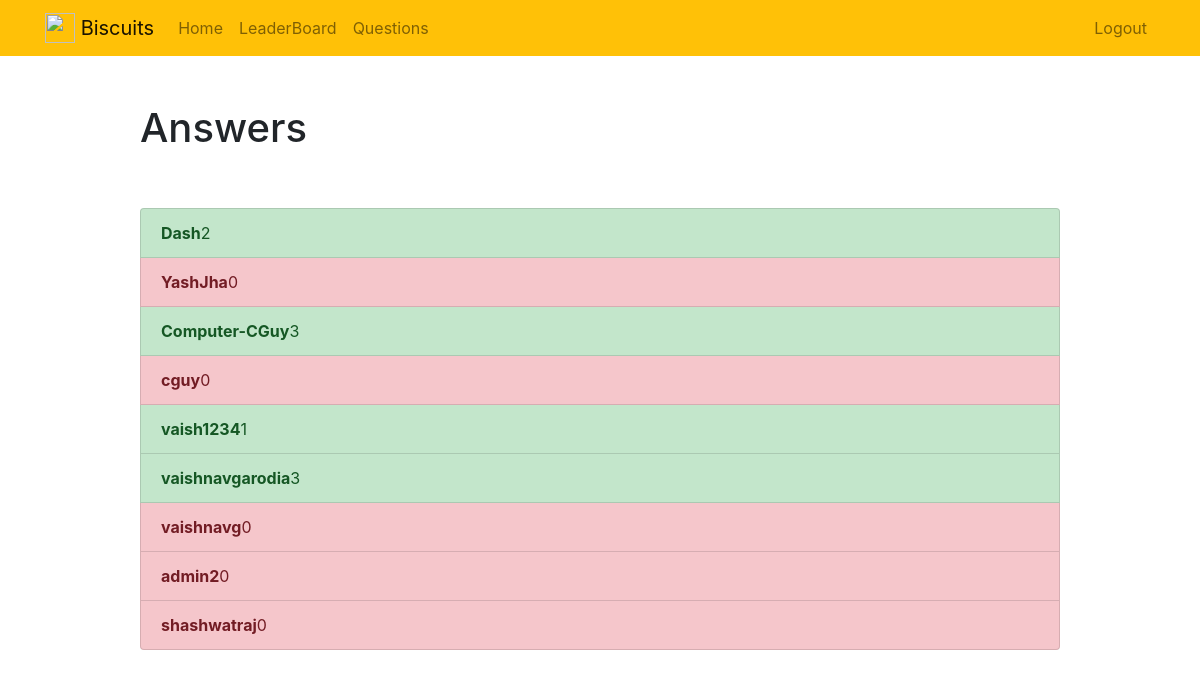
Page /checkanswers/ (signed in) on the earlier database version.
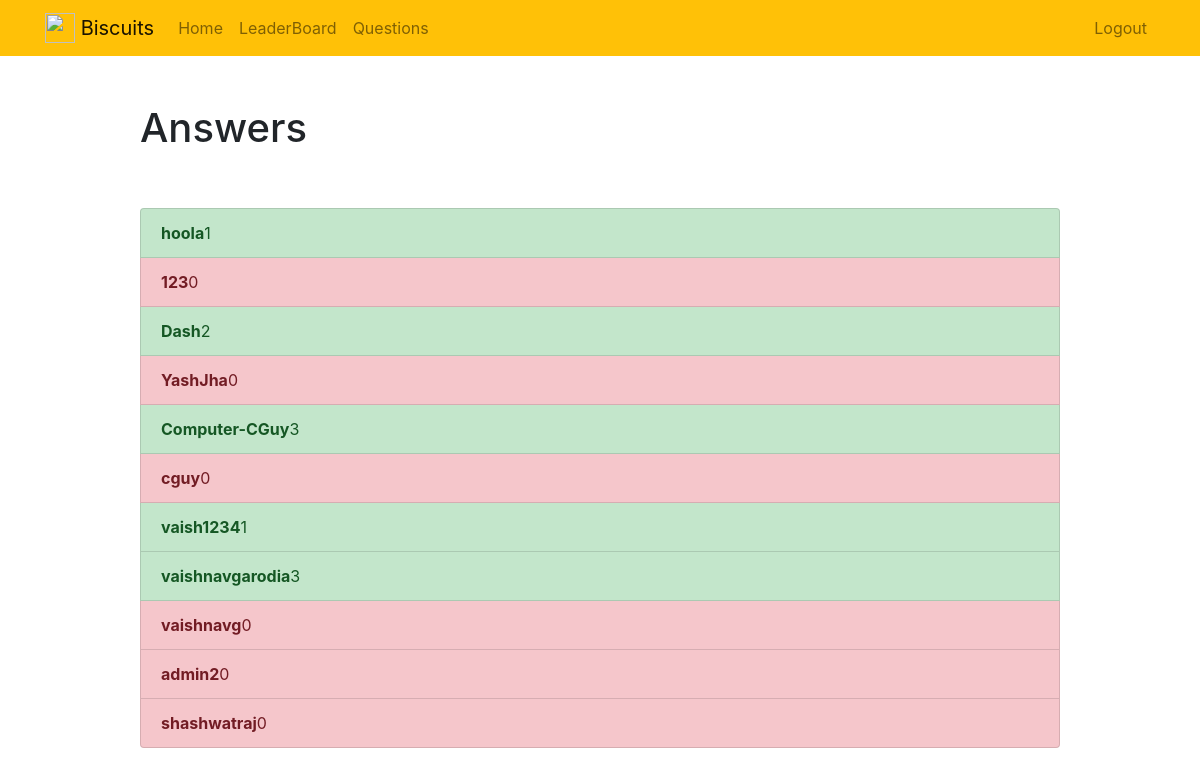
Same page on the later database version.
### biscuitsrk/models.py (models this page shows, shortened)
class Profile(models.Model):
    user = models.OneToOneField(User, on_delete=models.CASCADE)
    currentlevel = models.IntegerField(default=0)
    discord  = models.CharField(max_length=255, null=True)
    institute = models.CharField(max_length=255, null=True)
    currentleveltime= models.DateTimeField(default=timezone.now)
    is_banned = models.BooleanField(default = False)
    mostrecentanswer = models.TextField(null=True)
    lastanswertime = models.DateTimeField(default=timezone.now)
    checked = models.BooleanField(default=False)
    result = models.BooleanField(default=True)
    response = models.TextField(null=True, blank=True)
    answered = models.BooleanField(default=False)

### biscuitsrk/views.py (the view)
# urls.py: path('checkanswers/', views.checkanswers, name='checkanswers'),
@user_passes_test(lambda u: u.is_superuser)
def checkanswers(request):
    queryset = Profile.objects.order_by('-lastanswertime')
    return render(request, 'biscuitsrk/checkanswers.html',{'answers':queryset})

### biscuitsrk/templates/biscuitsrk/checkanswers.html
{% extends "biscuitsrk/base.html" %}
{% block content %}
    <div class="row justify-content-center mt-5">
        <div class="col-md-10">
            {% if answer %}
                 <h1>{{ answer.count }} Answers{{ answer.count|pluralize }}</h1>
            {% else %}
                           <h1>Answers</h1>
            {% endif %}
        </div>
    </div>
    <div class="row justify-content-center mt-5">
        <div class="col-md-10">
            <div class="list-group">
                {% for answer in answers %}
                    <a href="{% url 'fullanswer' answer.id %}" class="list-group-item list-group-item-action{% if answer.checked %} list-group-item-success {% else %} list-group-item-danger {% endif %}"><b>{{ answer.user.username }}</b>{{ answer.currentlevel}}</a>
                {% endfor %}
            </div>
        </div>
    </div>
{% endblock %}

Differences in the rows shown:
added Profile: user.username "hoola", currentlevel "1", checked True (drawn)
added Profile: user.username "123", currentlevel "0"
